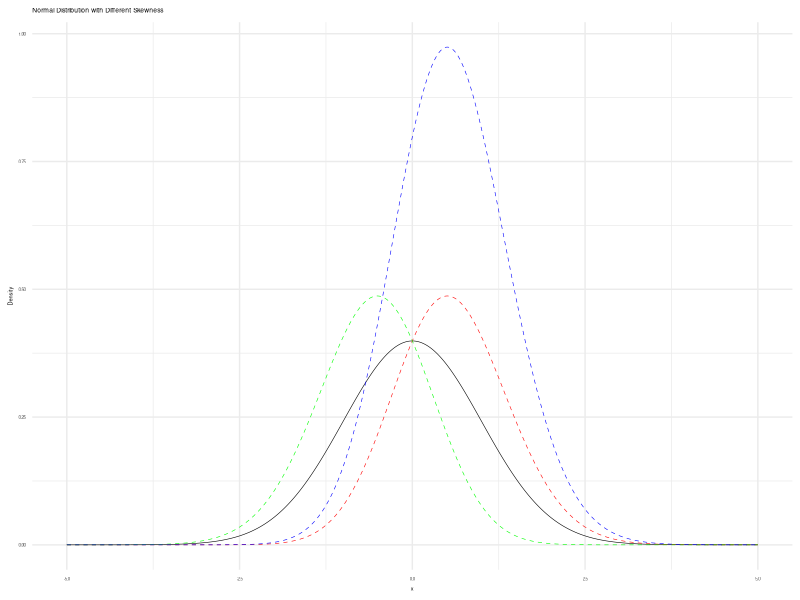

Here is the R script that generated this plot:
# Load required libraries
library(ggplot2)

# Generate data points for x-axis
x <- seq(-5, 5, length.out = 1000)

# Calculate the corresponding y-values
# for the standard normal distribution
y_standard <- dnorm(x)

# Examples of distributions
# with different skewness parameters

# Negative skewness
y_skewed_1 <- dnorm(x) * 2 * pnorm(x)

# Moderate positive skewness
y_skewed_2 <- dnorm(x) * 2 * pnorm(-x)

# High positive skewness
y_skewed_3 <- dnorm(x) * 2 * pnorm(x) * 2

# Create data frames for plotting
df_standard <- data.frame(x = x, y = y_standard)
df_skewed_1 <- data.frame(x = x, y = y_skewed_1)
df_skewed_2 <- data.frame(x = x, y = y_skewed_2)
df_skewed_3 <- data.frame(x = x, y = y_skewed_3)

# Plot the normal distribution and skewed distributions
plot <- ggplot() +
  geom_line(data = df_standard, color = "black",
    aes(x = x, y = y), linewidth = 0.2) +
  geom_line(data = df_skewed_1,
    aes(x = x, y = y), color = "red",
    linetype = "dashed", linewidth = 0.2) +
  geom_line(data = df_skewed_2,
    aes(x = x, y = y), color = "green",
    linetype = "dashed", linewidth = 0.2) +
  geom_line(data = df_skewed_3,
    aes(x = x, y = y), color = "blue",
    linetype = "dashed", linewidth = 0.2) +
  labs(x = "x", y = "Density",
    title = "Normal Distribution with Different Skewness") +
  scale_linetype_manual(
    values = c("solid", "dashed", "dashed", "dashed"),
    labels = c(
      "Standard Normal",
      "Negative Skewness = -4",
      "Moderate Positive Skewness = 2",
      "High Positive Skewness = 6")) +
  theme_minimal() +
  theme(
    text = element_text(size = 4))

# Save plot as PNG
ggsave("65-skewness.png", plot,
  width = 800, height = 400, units = "px")
